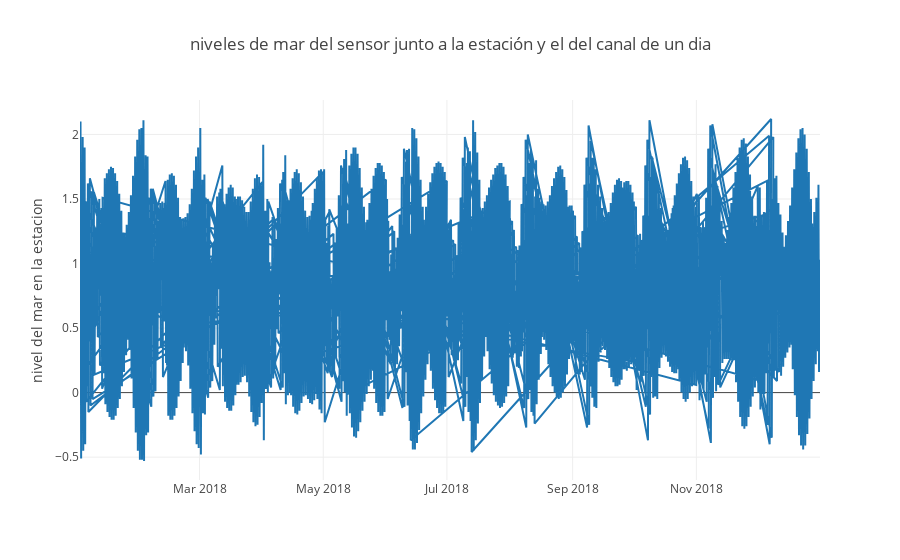

Write notebook code for a chart like this one.
### Code cell
# año offline grafica
import plotly
import plotly.graph_objs as go

import plotly.offline as offline
import plotly.graph_objs as go

plotly.offline.init_notebook_mode(connected=True)



trace1 = go.Scatter(
    x=Ens['Fecha'],
    y=Ens['Prediccion m'],
    name='estacion',
)

data = [trace1]
layout = go.Layout(
    title=' niveles de mar del sensor junto a la estación y el del canal de un dia',
    yaxis=dict(
        title='nivel del mar en la estacion'
    ),
    yaxis2=dict(
        title='nivel del mar en el canal',
        titlefont=dict(
            color='rgb(148, 103, 189)'
        ),
        tickfont=dict(
            color='rgb(148, 103, 189)'
        ),
        overlaying='y',
        side='right'
    )
)

fig = go.Figure(data=data, layout=layout)
plot_url = offline.iplot(fig, filename='multiple-axes-double')

### Figure 1 — Plotly figure (JSON) as saved in the notebook; plotly's stock layout.template omitted (floating-point values rounded to 4 significant figures; data arrays with more than 128 entries replaced by an {"elided": "..."} marker saying what was removed)
{"data": [{"name": "estacion", "type": "scatter", "uid": "7fdbac5a-dc75-11e8-a143-14feb5fbf107", "x": {"elided": "1411 str values"}, "y": {"elided": "1411 float values"}}], "layout": {"title": " niveles de mar del sensor junto a la estación y el del canal de un dia", "yaxis": {"title": "nivel del mar en la estacion"}, "yaxis2": {"overlaying": "y", "side": "right", "tickfont": {"color": "rgb(148, 103, 189)"}, "title": "nivel del mar en el canal", "titlefont": {"color": "rgb(148, 103, 189)"}}}}
